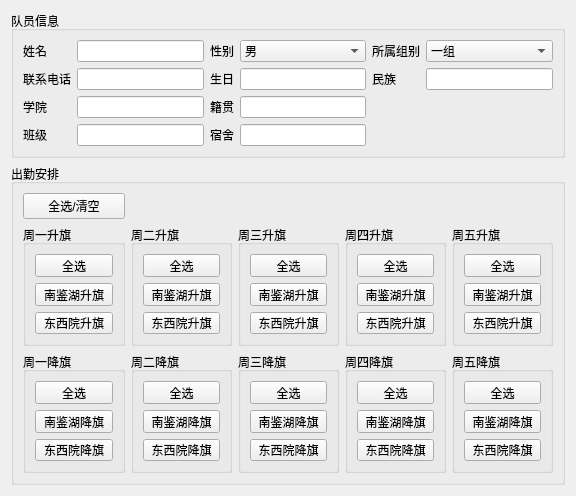
                 <widget class="QWidget" name="teammate_info_scrollAreaWidgetContents">
                  <property name="geometry">
                   <rect>
                    <x>0</x>
                    <y>0</y>
                    <width>576</width>
                    <height>496</height>
                   </rect>
                  </property>
                  <layout class="QVBoxLayout" name="verticalLayout_16">
                   <item>
                    <widget class="QGroupBox" name="teammate_info_groupBox">
                     <property name="minimumSize">
                      <size>
                       <width>0</width>
                       <height>0</height>
                      </size>
                     </property>
                     <property name="title">
                      <string>队员信息</string>
                     </property>
                     <layout class="QGridLayout" name="gridLayout_4">
                      <item row="0" column="0">
                       <widget class="QLabel" name="name_label">
                        <property name="text">
                         <string>姓名</string>
                        </property>
                       </widget>
                      </item>
                      <item row="1" column="8">
                       <widget class="QLineEdit" name="birthday_lineEdit"/>
                      </item>
                      <item row="3" column="6">
                       <widget class="QLabel" name="dorm_label">
                        <property name="sizePolicy">
                         <sizepolicy hsizetype="Preferred" vsizetype="Preferred">
                          <horstretch>0</horstretch>
                          <verstretch>0</verstretch>
                         </sizepolicy>
                        </property>
                        <property name="text">
                         <string>宿舍</string>
                        </property>
                       </widget>
                      </item>
                      <item row="1" column="6">
                       <widget class="QLabel" name="birthday_label">
                        <property name="text">
                         <string>生日</string>
                        </property>
                       </widget>
                      </item>
                      <item row="2" column="8">
                       <widget class="QLineEdit" name="nativePlace_lineEdit"/>
                      </item>
                      <item row="0" column="6">
                       <widget class="QLabel" name="gender_label">
                        <property name="text">
                         <string>性别</string>
                        </property>
                       </widget>
                      </item>
                      <item row="0" column="1">
                       <widget class="QLineEdit" name="name_lineEdit"/>
                      </item>
                      <item row="1" column="0">
                       <widget class="QLabel" name="phone_label">
                        <property name="text">
                         <string>联系电话</string>
                        </property>
                       </widget>
                      </item>
                      <item row="1" column="9">
                       <widget class="QLabel" name="native_label">
                        <property name="sizePolicy">
                         <sizepolicy hsizetype="Preferred" vsizetype="Preferred">
                          <horstretch>0</horstretch>
                          <verstretch>0</verstretch>
                         </sizepolicy>
                        </property>
                        <property name="text">
                         <string>民族</string>
                        </property>
                       </widget>
                      </item>
                      <item row="2" column="0">
                       <widget class="QLabel" name="school_label">
                        <property name="text">
                         <string>学院</string>
                        </property>
                       </widget>
                      </item>
                      <item row="3" column="0">
                       <widget class="QLabel" name="class_label">
                        <property name="text">
                         <string>班级</string>
                        </property>
                       </widget>
                      </item>
                      <item row="1" column="1">
                       <widget class="QLineEdit" name="phone_lineEdit"/>
                      </item>
                      <item row="0" column="8">
                       <widget class="QComboBox" name="gender_combobox">
                        <item>
                         <property name="text">
                          <string>男</string>
                         </property>
                        </item>
                        <item>
                         <property name="text">
                          <string>女</string>
                         </property>
                        </item>
                       </widget>
                      </item>
                      <item row="3" column="1">
                       <widget class="QLineEdit" name="class_lineEdit"/>
                      </item>
                      <item row="2" column="6">
                       <widget class="QLabel" name="nativePlace_label">
                        <property name="sizePolicy">
                         <sizepolicy hsizetype="Preferred" vsizetype="Preferred">
                          <horstretch>0</horstretch>
                          <verstretch>0</verstretch>
                         </sizepolicy>
                        </property>
                        <property name="text">
                         <string>籍贯</string>
                        </property>
                       </widget>
                      </item>
                      <item row="3" column="8">
                       <widget class="QLineEdit" name="dorm_lineEdit"/>
                      </item>
                      <item row="2" column="1">
                       <widget class="QLineEdit" name="school_lineEdit"/>
                      </item>
                      <item row="1" column="10">
                       <widget class="QLineEdit" name="native_lineEdit"/>
                      </item>
                      <item row="0" column="9">
                       <widget class="QLabel" name="group_label">
                        <property name="text">
                         <string>所属组别</string>
                        </property>
                       </widget>
                      </item>
                      <item row="0" column="10">
                       <widget class="QComboBox" name="group_combobox">
                        <item>
                         <property name="text">
                          <string>一组</string>
                         </property>
                        </item>
                        <item>
                         <property name="text">
                          <string>二组</string>
                         </property>
                        </item>
                        <item>
                         <property name="text">
                          <string>三组</string>
                         </property>
                        </item>
                        <item>
                         <property name="text">
                          <string>四组</string>
                         </property>
                        </item>
                       </widget>
                      </item>
                     </layout>
                    </widget>
                   </item>
                   <item>
                    <widget class="QGroupBox" name="availableTime_groupBox">
                     <property name="sizePolicy">
                      <sizepolicy hsizetype="Expanding" vsizetype="Preferred">
                       <horstretch>0</horstretch>
                       <verstretch>0</verstretch>
                      </sizepolicy>
                     </property>
                     <property name="minimumSize">
                      <size>
                       <width>480</width>
                       <height>230</height>
                      </size>
                     </property>
                     <property name="title">
                      <string>出勤安排</string>
                     </property>
                     <layout class="QGridLayout" name="gridLayout_5">
                      <item row="1" column="3">
                       <widget class="QGroupBox" name="thursday_up_groupBox">
                        <property name="title">
                         <string>周四升旗</string>
                        </property>
                        <layout class="QVBoxLayout" name="verticalLayout_26">
                         <item>
                          <widget class="QPushButton" name="thursday_up_all_pushButton">
                           <property name="text">
                            <string>全选</string>
                           </property>
                          </widget>
                         </item>
                         <item>
                          <widget class="QPushButton" name="thursday_up_NJH_pushButton">
                           <property name="text">
                            <string>南鉴湖升旗</string>
                           </property>
                          </widget>
                         </item>
                         <item>
                          <widget class="QPushButton" name="thursday_up_DXY_pushButton">
                           <property name="text">
                            <string>东西院升旗</string>
                           </property>
                          </widget>
                         </item>
                        </layout>
                       </widget>
                      </item>
                      <item row="2" column="2">
                       <widget class="QGroupBox" name="wednesday_down_groupBox">
                        <property name="title">
                         <string>周三降旗</string>
                        </property>
                        <layout class="QVBoxLayout" name="verticalLayout_29">
                         <item>
                          <widget class="QPushButton" name="wednesday_down_all_pushButton">
                           <property name="text">
                            <string>全选</string>
                           </property>
                          </widget>
                         </item>
                         <item>
                          <widget class="QPushButton" name="wednesday_down_NJH_pushButton">
                           <property name="text">
                            <string>南鉴湖降旗</string>
                           </property>
                          </widget>
                         </item>
                         <item>
                          <widget class="QPushButton" name="wednesday_down_DXY_pushButton">
                           <property name="text">
                            <string>东西院降旗</string>
                           </property>
                          </widget>
                         </item>
                        </layout>
                       </widget>
                      </item>
                      <item row="1" column="2">
                       <widget class="QGroupBox" name="wednesday_up_groupBox">
                        <property name="title">
                         <string>周三升旗</string>
                        </property>
                        <layout class="QVBoxLayout" name="verticalLayout_23">
                         <item>
                          <widget class="QPushButton" name="wednesday_up_all_pushButton">
                           <property name="text">
                            <string>全选</string>
                           </property>
                          </widget>
                         </item>
                         <item>
                          <widget class="QPushButton" name="wednesday_up_NJH_pushButton">
                           <property name="text">
                            <string>南鉴湖升旗</string>
                           </property>
                          </widget>
                         </item>
                         <item>
                          <widget class="QPushButton" name="wednesday_up_DXY_pushButton">
                           <property name="text">
                            <string>东西院升旗</string>
                           </property>
                          </widget>
                         </item>
                        </layout>
                       </widget>
                      </item>
                      <item row="1" column="1">
                       <widget class="QGroupBox" name="tuesday_up_groupBox">
                        <property name="title">
                         <string>周二升旗</string>
                        </property>
                        <layout class="QVBoxLayout" name="verticalLayout_31">
                         <item>
                          <widget class="QPushButton" name="tuesday_up_all_pushButton">
                           <property name="text">
                            <string>全选</string>
                           </property>
                          </widget>
                         </item>
                         <item>
                          <widget class="QPushButton" name="tuesday_up_NJH_pushButton">
                           <property name="text">
                            <string>南鉴湖升旗</string>
                           </property>
                          </widget>
                         </item>
                         <item>
                          <widget class="QPushButton" name="tuesday_up_DXY_pushButton">
                           <property name="text">
                            <string>东西院升旗</string>
                           </property>
                          </widget>
                         </item>
                        </layout>
                       </widget>
                      </item>
                      <item row="1" column="4">
                       <widget class="QGroupBox" name="friday_up_groupBox">
                        <property name="title">
                         <string>周五升旗</string>
                        </property>
                        <layout class="QVBoxLayout" name="verticalLayout_24">
                         <item>
                          <widget class="QPushButton" name="friday_up_all_pushButton">
                           <property name="text">
                            <string>全选</string>
                           </property>
                          </widget>
                         </item>
                         <item>
                          <widget class="QPushButton" name="friday_up_NJH_pushButton">
                           <property name="text">
                            <string>南鉴湖升旗</string>
                           </property>
                          </widget>
                         </item>
                         <item>
                          <widget class="QPushButton" name="friday_up_DXY_pushButton">
                           <property name="text">
                            <string>东西院升旗</string>
                           </property>
                          </widget>
                         </item>
                        </layout>
                       </widget>
                      </item>
                      <item row="2" column="4">
                       <widget class="QGroupBox" name="friday_down_groupBox">
                        <property name="title">
                         <string>周五降旗</string>
                        </property>
                        <layout class="QVBoxLayout" name="verticalLayout_25">
                         <item>
                          <widget class="QPushButton" name="friday_down_all_pushButton">
                           <property name="text">
                            <string>全选</string>
                           </property>
                          </widget>
                         </item>
                         <item>
                          <widget class="QPushButton" name="friday_down_NJH_pushButton">
                           <property name="text">
                            <string>南鉴湖降旗</string>
                           </property>
                          </widget>
                         </item>
                         <item>
                          <widget class="QPushButton" name="friday_down_DXY_pushButton">
                           <property name="text">
                            <string>东西院降旗</string>
                           </property>
                          </widget>
                         </item>
                        </layout>
                       </widget>
                      </item>
                      <item row="2" column="0">
                       <widget class="QGroupBox" name="monday_down_groupBox">
                        <property name="title">
                         <string>周一降旗</string>
                        </property>
                        <layout class="QVBoxLayout" name="verticalLayout_27">
                         <item>
                          <widget class="QPushButton" name="monday_down_all_pushButton">
                           <property name="text">
                            <string>全选</string>
                           </property>
                          </widget>
                         </item>
                         <item>
                          <widget class="QPushButton" name="monday_down_NJH_pushButton">
                           <property name="text">
                            <string>南鉴湖降旗</string>
                           </property>
                          </widget>
                         </item>
                         <item>
                          <widget class="QPushButton" name="monday_down_DXY_pushButton">
                           <property name="text">
                            <string>东西院降旗</string>
                           </property>
                          </widget>
                         </item>
                        </layout>
                       </widget>
                      </item>
                      <item row="1" column="0">
                       <widget class="QGroupBox" name="monday_up_groupBox">
                        <property name="title">
                         <string>周一升旗</string>
                        </property>
                        <layout class="QVBoxLayout" name="verticalLayout_17">
                         <item>
                          <widget class="QPushButton" name="monday_up_all_pushButton">
                           <property name="text">
                            <string>全选</string>
                           </property>
                          </widget>
                         </item>
                         <item>
                          <widget class="QPushButton" name="monday_up_NJH_pushButton">
                           <property name="text">
                            <string>南鉴湖升旗</string>
                           </property>
                          </widget>
                         </item>
                         <item>
                          <widget class="QPushButton" name="monday_up_DXY_pushButton">
                           <property name="text">
                            <string>东西院升旗</string>
                           </property>
                          </widget>
                         </item>
                        </layout>
                       </widget>
                      </item>
                      <item row="2" column="1">
                       <widget class="QGroupBox" name="tuesday_down_groupBox">
                        <property name="title">
                         <string>周二降旗</string>
                        </property>
                        <layout class="QVBoxLayout" name="verticalLayout_28">
                         <item>
                          <widget class="QPushButton" name="tuesday_down_all_pushButton">
                           <property name="text">
                            <string>全选</string>
                           </property>
                          </widget>
                         </item>
                         <item>
                          <widget class="QPushButton" name="tuesday_down_NJH_pushButton">
                           <property name="text">
                            <string>南鉴湖降旗</string>
                           </property>
                          </widget>
                         </item>
                         <item>
                          <widget class="QPushButton" name="tuesday_down_DXY_pushButton">
                           <property name="text">
                            <string>东西院降旗</string>
                           </property>
                          </widget>
                         </item>
                        </layout>
                       </widget>
                      </item>
                      <item row="2" column="3">
                       <widget class="QGroupBox" name="thursday_down_groupBox">
                        <property name="title">
                         <string>周四降旗</string>
                        </property>
                        <layout class="QVBoxLayout" name="verticalLayout_30">
                         <item>
                          <widget class="QPushButton" name="thursday_down_all_pushButton">
                           <property name="text">
                            <string>全选</string>
                           </property>
                          </widget>
                         </item>
                         <item>
                          <widget class="QPushButton" name="thursday_down_NJH_pushButton">
                           <property name="text">
                            <string>南鉴湖降旗</string>
                           </property>
                          </widget>
                         </item>
                         <item>
                          <widget class="QPushButton" name="thursday_down_DXY_pushButton">
                           <property name="text">
                            <string>东西院降旗</string>
                           </property>
                          </widget>
                         </item>
                        </layout>
                       </widget>
                      </item>
                      <item row="0" column="0">
                       <widget class="QPushButton" name="isWork_pushButton">
                        <property name="text">
                         <string>全选/清空</string>
                        </property>
                       </widget>
                      </item>
                     </layout>
                    </widget>
                   </item>
                  </layout>
                 </widget>
